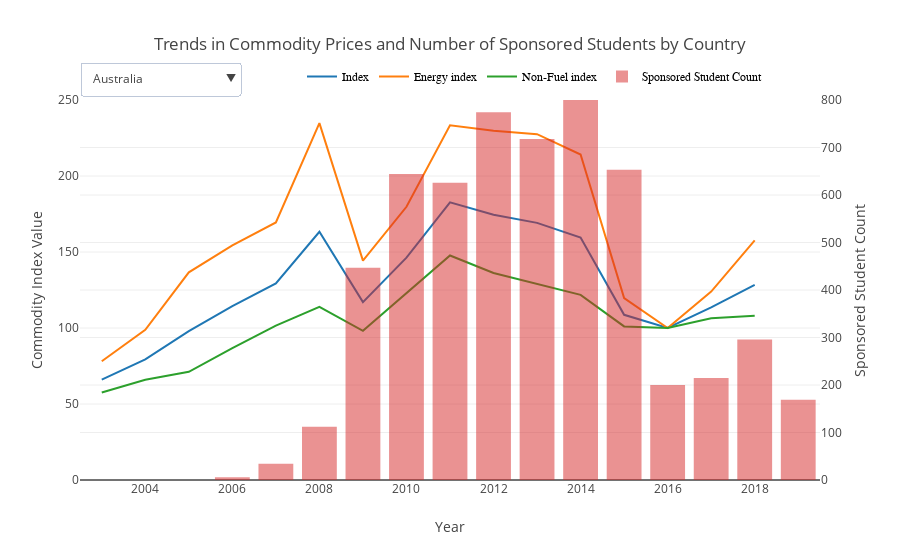

The code cell stored with this chart in its notebook:
### Code cell
traces = []

# Adding predictor lines
for predictor in predictors:
    traces.append(
        go.Scatter(
            x=predictors_yearly_df.index.values,
            y=predictors_yearly_df[predictor].values,
            name=predictor,
            mode='lines'
        ),
    )

# Adding response bar-chart by country
#countries = np.sort(response_df.country.unique())
countries = top_countries
visibility = True
for country in countries:
    df = response_df[response_df.country == country]
    x = df.year.values
    traces.append(go.Bar(
        x=x,
        y=df.students_count,
        yaxis='y2',
        visible=visibility,
        name='Sponsored Student Count',
        opacity = 0.5))
    visibility = False


# Adding dropdown menu    
buttons = []
pr_count = len(predictors)
for idx, county in enumerate(countries):
    mask = [True] * pr_count + [False] * len(countries)
    mask[pr_count + idx] = True
    buttons.append(
        dict(
            label = county,
            method = 'update',
            args = [{'visible': mask}]
        )
    )
    
    
layout = dict(
    title = 'Trends in Commodity Prices and Number of Sponsored Students by Country',
    xaxis = dict(title = 'Year'),
    
    yaxis = dict(
        title = 'Commodity Index Value',
        range = [0, 250]
    ),
    
    yaxis2 = dict(
        title='Sponsored Student Count',
        overlaying='y',
        side='right',
        range=[0,800]
        #position=0.15
    ),
    updatemenus = list([dict(
            active=0,
            pad = {'r': 0, 't': 0},
            x = 0.0,
            xanchor = 'left',
            y = 1.1,
            yanchor = 'top',
            buttons=buttons)]),
    legend=dict(
        x=0.3,
        y=1.1,
        traceorder='normal',
        font=dict(
            family='sans-serif',
            size=12,
            color='#000'
        ),
        orientation="h"
    )
,
)


fig = dict(data=traces, layout=layout)

iplot(fig)

### Figure 1 — Plotly figure (JSON) as saved in the notebook; plotly's stock layout.template omitted (floating-point values rounded to 4 significant figures)
{"data": [{"mode": "lines", "name": "Index", "type": "scatter", "uid": "171a607c-5a9c-4a47-af6a-4cb4732f58c6", "x": [2003, 2004, 2005, 2006, 2007, 2008, 2009, 2010, 2011, 2012, 2013, 2014, 2015, 2016, 2017, 2018], "y": [65.99, 79.37, 97.94, 114.4, 129.3, 163.3, 117.0, 146.3, 182.7, 174.5, 169.2, 159.6, 108.7, 100.0, 113.6, 128.4]}, {"mode": "lines", "name": "Energy index", "type": "scatter", "uid": "6b451704-dc95-4068-9a43-43b6a86c9e6e", "x": [2003, 2004, 2005, 2006, 2007, 2008, 2009, 2010, 2011, 2012, 2013, 2014, 2015, 2016, 2017, 2018], "y": [78.15, 98.81, 136.6, 154.3, 169.4, 234.8, 144.3, 179.8, 233.3, 229.8, 227.5, 214.2, 119.7, 100.0, 123.9, 157.7]}, {"mode": "lines", "name": "Non-Fuel index", "type": "scatter", "uid": "4ed3f1b8-2b7a-4e5b-87a5-c1ebf63c71c3", "x": [2003, 2004, 2005, 2006, 2007, 2008, 2009, 2010, 2011, 2012, 2013, 2014, 2015, 2016, 2017, 2018], "y": [57.58, 65.94, 71.19, 86.73, 101.5, 113.9, 98.14, 123.1, 147.7, 136.2, 128.8, 121.8, 101.1, 100.0, 106.4, 108.1]}, {"name": "Sponsored Student Count", "opacity": 0.5, "type": "bar", "uid": "c95b2232-cc0f-4956-bf87-0c39934b1595", "visible": true, "x": [2003, 2004, 2005, 2006, 2007, 2008, 2009, 2010, 2011, 2012, 2013, 2014, 2015, 2016, 2017, 2018, 2019], "y": [0, 0, 0, 6, 34, 112, 447, 644, 626, 774, 718, 870, 653, 200, 215, 296, 169], "yaxis": "y2"}, {"name": "Sponsored Student Count", "opacity": 0.5, "type": "bar", "uid": "7fc40307-9a3a-4f05-9063-abdd57f90ff4", "visible": false, "x": [2003, 2004, 2005, 2006, 2007, 2008, 2009, 2010, 2011, 2012, 2013, 2014, 2015, 2016, 2017, 2018, 2019], "y": [1, 0, 100, 113, 355, 471, 982, 829, 244, 284, 249, 435, 312, 166, 69, 81, 64], "yaxis": "y2"}, {"name": "Sponsored Student Count", "opacity": 0.5, "type": "bar", "uid": "325b2b87-b5ad-46a2-b4b5-e02f1d1ed121", "visible": false, "x": [2003, 2004, 2005, 2006, 2007, 2008, 2009, 2010, 2011, 2012, 2013, 2014, 2015, 2016, 2017, 2018, 2019], "y": [0, 0, 0, 7, 4, 10, 88, 130, 164, 122, 97, 118, 85, 79, 65, 60, 29], "yaxis": "y2"}, {"name": "Sponsored Student Count", "opacity": 0.5, "type": "bar", "uid": "8b41aa23-17cc-4ff9-b258-81c22b89a9b4", "visible": false, "x": [2003, 2004, 2005, 2006, 2007, 2008, 2009, 2010, 2011, 2012, 2013, 2014, 2015, 2016, 2017, 2018, 2019], "y": [0, 0, 0, 0, 0, 6, 102, 87, 83, 115, 183, 125, 100, 88, 76, 36, 14], "yaxis": "y2"}, {"name": "Sponsored Student Count", "opacity": 0.5, "type": "bar", "uid": "454728b0-51bf-414d-b067-feaa07078333", "visible": false, "x": [2003, 2004, 2005, 2006, 2007, 2008, 2009, 2010, 2011, 2012, 2013, 2014, 2015, 2016, 2017, 2018, 2019], "y": [6, 0, 0, 0, 0, 7, 9, 20, 6, 21, 49, 69, 102, 192, 96, 169, 49], "yaxis": "y2"}, {"name": "Sponsored Student Count", "opacity": 0.5, "type": "bar", "uid": "3f11c0d0-59c7-4e18-aece-d9fd3de1373a", "visible": false, "x": [2003, 2004, 2005, 2006, 2007, 2008, 2009, 2010, 2011, 2012, 2013, 2014, 2015, 2016, 2017, 2018, 2019], "y": [0, 0, 0, 0, 0, 0, 0, 0, 0, 19, 272, 322, 125, 21, 0, 0, 2], "yaxis": "y2"}, {"name": "Sponsored Student Count", "opacity": 0.5, "type": "bar", "uid": "a8350861-521c-4b3e-a9fc-6ba2d715a2c6", "visible": false, "x": [2003, 2004, 2005, 2006, 2007, 2008, 2009, 2010, 2011, 2012, 2013, 2014, 2015, 2016, 2017, 2018, 2019], "y": [0, 0, 0, 2, 20, 32, 53, 80, 41, 35, 63, 36, 43, 35, 24, 30, 9], "yaxis": "y2"}, {"name": "Sponsored Student Count", "opacity": 0.5, "type": "bar", "uid": "e58fa12f-5c81-4349-9d4f-e6935f984fb3", "visible": false, "x": [2003, 2004, 2005, 2006, 2007, 2008, 2009, 2010, 2011, 2012, 2013, 2014, 2015, 2016, 2017, 2018, 2019], "y": [0, 0, 0, 0, 0, 0, 0, 0, 0, 52, 188, 128, 98, 20, 0, 0, 0], "yaxis": "y2"}, {"name": "Sponsored Student Count", "opacity": 0.5, "type": "bar", "uid": "7aee60c8-97fd-4d9f-85c1-c93dee792e94", "visible": false, "x": [2003, 2004, 2005, 2006, 2007, 2008, 2009, 2010, 2011, 2012, 2013, 2014, 2015, 2016, 2017, 2018, 2019], "y": [0, 0, 0, 2, 3, 2, 6, 21, 20, 30, 66, 69, 58, 70, 56, 57, 2], "yaxis": "y2"}, {"name": "Sponsored Student Count", "opacity": 0.5, "type": "bar", "uid": "92cfaaab-ed7a-4c16-9d14-48081bdc021f", "visible": false, "x": [2003, 2004, 2005, 2006, 2007, 2008, 2009, 2010, 2011, 2012, 2013, 2014, 2015, 2016, 2017, 2018, 2019], "y": [0, 0, 0, 0, 0, 0, 30, 32, 31, 18, 37, 25, 21, 23, 45, 31, 22], "yaxis": "y2"}, {"name": "Sponsored Student Count", "opacity": 0.5, "type": "bar", "uid": "047d160e-92f5-408f-81b5-645e475cf28d", "visible": false, "x": [2003, 2004, 2005, 2006, 2007, 2008, 2009, 2010, 2011, 2012, 2013, 2014, 2015, 2016, 2017, 2018, 2019], "y": [0, 0, 0, 0, 7, 0, 19, 22, 31, 23, 13, 17, 35, 25, 13, 0, 6], "yaxis": "y2"}, {"name": "Sponsored Student Count", "opacity": 0.5, "type": "bar", "uid": "61c4329f-57ce-4919-9535-0014d8d1c017", "visible": false, "x": [2003, 2004, 2005, 2006, 2007, 2008, 2009, 2010, 2011, 2012, 2013, 2014, 2015, 2016, 2017, 2018, 2019], "y": [0, 2, 19, 20, 25, 24, 6, 0, 4, 3, 3, 16, 0, 6, 9, 4, 0], "yaxis": "y2"}, {"name": "Sponsored Student Count", "opacity": 0.5, "type": "bar", "uid": "5a0ab474-fed2-4fdd-9bea-d5b7fd37b40c", "visible": false, "x": [2003, 2004, 2005, 2006, 2007, 2008, 2009, 2010, 2011, 2012, 2013, 2014, 2015, 2016, 2017, 2018, 2019], "y": [0, 0, 0, 0, 0, 0, 0, 0, 0, 0, 0, 0, 0, 10, 8, 39, 64], "yaxis": "y2"}, {"name": "Sponsored Student Count", "opacity": 0.5, "type": "bar", "uid": "cd475d53-7ffb-4254-91cc-3ac7ffb1a1ef", "visible": false, "x": [2003, 2004, 2005, 2006, 2007, 2008, 2009, 2010, 2011, 2012, 2013, 2014, 2015, 2016, 2017, 2018, 2019], "y": [0, 0, 0, 0, 0, 0, 0, 0, 0, 0, 0, 10, 33, 10, 0, 16, 22], "yaxis": "y2"}, {"name": "Sponsored Student Count", "opacity": 0.5, "type": "bar", "uid": "e38d4c7a-bbbb-4beb-99c8-af708305390b", "visible": false, "x": [2003, 2004, 2005, 2006, 2007, 2008, 2009, 2010, 2011, 2012, 2013, 2014, 2015, 2016, 2017, 2018, 2019], "y": [0, 0, 0, 0, 23, 11, 6, 0, 6, 1, 0, 8, 15, 4, 8, 8, 0], "yaxis": "y2"}, {"name": "Sponsored Student Count", "opacity": 0.5, "type": "bar", "uid": "8053a0e7-0a5f-4b49-90d9-696fed5a8a6c", "visible": false, "x": [2003, 2004, 2005, 2006, 2007, 2008, 2009, 2010, 2011, 2012, 2013, 2014, 2015, 2016, 2017, 2018, 2019], "y": [0, 0, 0, 5, 7, 12, 6, 6, 2, 7, 6, 2, 4, 9, 8, 6, 7], "yaxis": "y2"}, {"name": "Sponsored Student Count", "opacity": 0.5, "type": "bar", "uid": "ac82f96f-1dd3-4e84-a0a2-ac004a62b8e2", "visible": false, "x": [2003, 2004, 2005, 2006, 2007, 2008, 2009, 2010, 2011, 2012, 2013, 2014, 2015, 2016, 2017, 2018, 2019], "y": [0, 0, 0, 0, 0, 12, 8, 4, 5, 7, 5, 16, 13, 0, 4, 8, 5], "yaxis": "y2"}, {"name": "Sponsored Student Count", "opacity": 0.5, "type": "bar", "uid": "40670630-7ce2-463a-8ddf-9de00f9fd179", "visible": false, "x": [2003, 2004, 2005, 2006, 2007, 2008, 2009, 2010, 2011, 2012, 2013, 2014, 2015, 2016, 2017, 2018, 2019], "y": [0, 0, 0, 2, 3, 13, 5, 3, 2, 12, 3, 9, 8, 13, 10, 0, 3], "yaxis": "y2"}, {"name": "Sponsored Student Count", "opacity": 0.5, "type": "bar", "uid": "04fedf54-afc3-48cf-905c-bebb7ec60327", "visible": false, "x": [2003, 2004, 2005, 2006, 2007, 2008, 2009, 2010, 2011, 2012, 2013, 2014, 2015, 2016, 2017, 2018, 2019], "y": [0, 0, 0, 0, 0, 0, 7, 1, 9, 5, 11, 7, 4, 16, 0, 0, 0], "yaxis": "y2"}, {"name": "Sponsored Student Count", "opacity": 0.5, "type": "bar", "uid": "44330592-6d9a-48f9-801a-d8212824bf89", "visible": false, "x": [2003, 2004, 2005, 2006, 2007, 2008, 2009, 2010, 2011, 2012, 2013, 2014, 2015, 2016, 2017, 2018, 2019], "y": [0, 0, 0, 2, 7, 0, 4, 0, 5, 12, 3, 13, 0, 8, 0, 3, 0], "yaxis": "y2"}, {"name": "Sponsored Student Count", "opacity": 0.5, "type": "bar", "uid": "041d3766-96cf-48ad-871c-0db9d30af43d", "visible": false, "x": [2003, 2004, 2005, 2006, 2007, 2008, 2009, 2010, 2011, 2012, 2013, 2014, 2015, 2016, 2017, 2018, 2019], "y": [0, 0, 0, 0, 0, 2, 3, 7, 9, 2, 7, 2, 3, 2, 7, 10, 2], "yaxis": "y2"}, {"name": "Sponsored Student Count", "opacity": 0.5, "type": "bar", "uid": "d9e9a5a7-8b6a-4357-8f1b-a3275922c80c", "visible": false, "x": [2003, 2004, 2005, 2006, 2007, 2008, 2009, 2010, 2011, 2012, 2013, 2014, 2015, 2016, 2017, 2018, 2019], "y": [0, 0, 0, 2, 3, 0, 13, 8, 8, 2, 10, 2, 0, 0, 0, 0, 0], "yaxis": "y2"}, {"name": "Sponsored Student Count", "opacity": 0.5, "type": "bar", "uid": "2491a013-6327-4d99-86aa-561c0b9c0945", "visible": false, "x": [2003, 2004, 2005, 2006, 2007, 2008, 2009, 2010, 2011, 2012, 2013, 2014, 2015, 2016, 2017, 2018, 2019], "y": [0, 0, 0, 0, 0, 11, 5, 6, 4, 15, 0, 0, 0, 0, 0, 0, 0], "yaxis": "y2"}, {"name": "Sponsored Student Count", "opacity": 0.5, "type": "bar", "uid": "ea55ecf7-3bbe-4a5e-b4ea-cdb92db43f50", "visible": false, "x": [2003, 2004, 2005, 2006, 2007, 2008, 2009, 2010, 2011, 2012, 2013, 2014, 2015, 2016, 2017, 2018, 2019], "y": [0, 0, 0, 0, 0, 5, 15, 3, 1, 2, 0, 3, 0, 0, 0, 0, 5], "yaxis": "y2"}, {"name": "Sponsored Student Count", "opacity": 0.5, "type": "bar", "uid": "63850901-cca8-4197-a772-ec26ebc5b080", "visible": false, "x": [2003, 2004, 2005, 2006, 2007, 2008, 2009, 2010, 2011, 2012, 2013, 2014, 2015, 2016, 2017, 2018, 2019], "y": [0, 0, 0, 0, 0, 14, 2, 0, 5, 0, 7, 0, 0, 0, 0, 2, 3], "yaxis": "y2"}, {"name": "Sponsored Student Count", "opacity": 0.5, "type": "bar", "uid": "b8f67fc3-1e1e-4280-bf02-a65c66ee6039", "visible": false, "x": [2003, 2004, 2005, 2006, 2007, 2008, 2009, 2010, 2011, 2012, 2013, 2014, 2015, 2016, 2017, 2018, 2019], "y": [0, 0, 0, 0, 0, 0, 5, 7, 5, 1, 3, 2, 1, 0, 2, 2, 0], "yaxis": "y2"}, {"name": "Sponsored Student Count", "opacity": 0.5, "type": "bar", "uid": "7810fd39-3070-4f8b-b781-cf254ed54d65", "visible": false, "x": [2003, 2004, 2005, 2006, 2007, 2008, 2009, 2010, 2011, 2012, 2013, 2014, 2015, 2016, 2017, 2018, 2019], "y": [0, 0, 0, 0, 0, 0, 0, 4, 8, 0, 0, 0, 0, 0, 7, 3, 3], "yaxis": "y2"}, {"name": "Sponsored Student Count", "opacity": 0.5, "type": "bar", "uid": "81471db0-dcdb-453f-ab28-a3b04f8a94de", "visible": false, "x": [2003, 2004, 2005, 2006, 2007, 2008, 2009, 2010, 2011, 2012, 2013, 2014, 2015, 2016, 2017, 2018, 2019], "y": [0, 0, 0, 0, 0, 0, 7, 0, 2, 0, 0, 2, 1, 4, 0, 3, 6], "yaxis": "y2"}, {"name": "Sponsored Student Count", "opacity": 0.5, "type": "bar", "uid": "7e34228f-b266-4074-bdbd-abe78936f962", "visible": false, "x": [2003, 2004, 2005, 2006, 2007, 2008, 2009, 2010, 2011, 2012, 2013, 2014, 2015, 2016, 2017, 2018, 2019], "y": [0, 0, 0, 0, 0, 0, 0, 0, 0, 0, 0, 12, 3, 4, 0, 2, 0], "yaxis": "y2"}, {"name": "Sponsored Student Count", "opacity": 0.5, "type": "bar", "uid": "7c7eb9fd-40c3-40cc-920c-30d2ce9728e9", "visible": false, "x": [2003, 2004, 2005, 2006, 2007, 2008, 2009, 2010, 2011, 2012, 2013, 2014, 2015, 2016, 2017, 2018, 2019], "y": [0, 0, 0, 0, 0, 0, 0, 0, 3, 2, 0, 2, 4, 2, 3, 3, 1], "yaxis": "y2"}], "layout": {"legend": {"font": {"color": "#000", "family": "sans-serif", "size": 12}, "orientation": "h", "traceorder": "normal", "x": 0.3, "y": 1.1}, "title": {"text": "Trends in Commodity Prices and Number of Sponsored Students by Country"}, "updatemenus": [{"active": 0, "buttons": [{"args": [{"visible": [true, true, true, true, false, false, false, false, false, false, false, false, false, false, false, false, false, false, false, false, false, false, false, false, false, false, false, false, false, false, false, false, false]}], "label": "Australia", "method": "update"}, {"args": [{"visible": [true, true, true, false, true, false, false, false, false, false, false, false, false, false, false, false, false, false, false, false, false, false, false, false, false, false, false, false, false, false, false, false, false]}], "label": "Malaysia", "method": "update"}, {"args": [{"visible": [true, true, true, false, false, true, false, false, false, false, false, false, false, false, false, false, false, false, false, false, false, false, false, false, false, false, false, false, false, false, false, false, false]}], "label": "Saudi Arabia", "method": "update"}, {"args": [{"visible": [true, true, true, false, false, false, true, false, false, false, false, false, false, false, false, false, false, false, false, false, false, false, false, false, false, false, false, false, false, false, false, false, false]}], "label": "Chile", "method": "update"}, {"args": [{"visible": [true, true, true, false, false, false, false, true, false, false, false, false, false, false, false, false, false, false, false, false, false, false, false, false, false, false, false, false, false, false, false, false, false]}], "label": "Indonesia", "method": "update"}, {"args": [{"visible": [true, true, true, false, false, false, false, false, true, false, false, false, false, false, false, false, false, false, false, false, false, false, false, false, false, false, false, false, false, false, false, false, false]}], "label": "Ecuador", "method": "update"}, {"args": [{"visible": [true, true, true, false, false, false, false, false, false, true, false, false, false, false, false, false, false, false, false, false, false, false, false, false, false, false, false, false, false, false, false, false, false]}], "label": "Singapore", "method": "update"}, {"args": [{"visible": [true, true, true, false, false, false, false, false, false, false, true, false, false, false, false, false, false, false, false, false, false, false, false, false, false, false, false, false, false, false, false, false, false]}], "label": "Brazil", "method": "update"}, {"args": [{"visible": [true, true, true, false, false, false, false, false, false, false, false, true, false, false, false, false, false, false, false, false, false, false, false, false, false, false, false, false, false, false, false, false, false]}], "label": "Mexico", "method": "update"}, {"args": [{"visible": [true, true, true, false, false, false, false, false, false, false, false, false, true, false, false, false, false, false, false, false, false, false, false, false, false, false, false, false, false, false, false, false, false]}], "label": "Colombia", "method": "update"}, {"args": [{"visible": [true, true, true, false, false, false, false, false, false, false, false, false, false, true, false, false, false, false, false, false, false, false, false, false, false, false, false, false, false, false, false, false, false]}], "label": "Brunei Darussalam", "method": "update"}, {"args": [{"visible": [true, true, true, false, false, false, false, false, false, false, false, false, false, false, true, false, false, false, false, false, false, false, false, false, false, false, false, false, false, false, false, false, false]}], "label": "Botswana", "method": "update"}, {"args": [{"visible": [true, true, true, false, false, false, false, false, false, false, false, false, false, false, false, true, false, false, false, false, false, false, false, false, false, false, false, false, false, false, false, false, false]}], "label": "Paraguay", "method": "update"}, {"args": [{"visible": [true, true, true, false, false, false, false, false, false, false, false, false, false, false, false, false, true, false, false, false, false, false, false, false, false, false, false, false, false, false, false, false, false]}], "label": "Peru", "method": "update"}, {"args": [{"visible": [true, true, true, false, false, false, false, false, false, false, false, false, false, false, false, false, false, true, false, false, false, false, false, false, false, false, false, false, false, false, false, false, false]}], "label": "Mauritius", "method": "update"}, {"args": [{"visible": [true, true, true, false, false, false, false, false, false, false, false, false, false, false, false, false, false, false, true, false, false, false, false, false, false, false, false, false, false, false, false, false, false]}], "label": "Thailand", "method": "update"}, {"args": [{"visible": [true, true, true, false, false, false, false, false, false, false, false, false, false, false, false, false, false, false, false, true, false, false, false, false, false, false, false, false, false, false, false, false, false]}], "label": "United Arab Emirates", "method": "update"}, {"args": [{"visible": [true, true, true, false, false, false, false, false, false, false, false, false, false, false, false, false, false, false, false, false, true, false, false, false, false, false, false, false, false, false, false, false, false]}], "label": "Oman", "method": "update"}, {"args": [{"visible": [true, true, true, false, false, false, false, false, false, false, false, false, false, false, false, false, false, false, false, false, false, true, false, false, false, false, false, false, false, false, false, false, false]}], "label": "Iraq", "method": "update"}, {"args": [{"visible": [true, true, true, false, false, false, false, false, false, false, false, false, false, false, false, false, false, false, false, false, false, false, true, false, false, false, false, false, false, false, false, false, false]}], "label": "Viet Nam", "method": "update"}, {"args": [{"visible": [true, true, true, false, false, false, false, false, false, false, false, false, false, false, false, false, false, false, false, false, false, false, false, true, false, false, false, false, false, false, false, false, false]}], "label": "Kazakhstan", "method": "update"}, {"args": [{"visible": [true, true, true, false, false, false, false, false, false, false, false, false, false, false, false, false, false, false, false, false, false, false, false, false, true, false, false, false, false, false, false, false, false]}], "label": "Libya", "method": "update"}, {"args": [{"visible": [true, true, true, false, false, false, false, false, false, false, false, false, false, false, false, false, false, false, false, false, false, false, false, false, false, true, false, false, false, false, false, false, false]}], "label": "Iran", "method": "update"}, {"args": [{"visible": [true, true, true, false, false, false, false, false, false, false, false, false, false, false, false, false, false, false, false, false, false, false, false, false, false, false, true, false, false, false, false, false, false]}], "label": "Pakistan", "method": "update"}, {"args": [{"visible": [true, true, true, false, false, false, false, false, false, false, false, false, false, false, false, false, false, false, false, false, false, false, false, false, false, false, false, true, false, false, false, false, false]}], "label": "Turkey", "method": "update"}, {"args": [{"visible": [true, true, true, false, false, false, false, false, false, false, false, false, false, false, false, false, false, false, false, false, false, false, false, false, false, false, false, false, true, false, false, false, false]}], "label": "Philippines", "method": "update"}, {"args": [{"visible": [true, true, true, false, false, false, false, false, false, false, false, false, false, false, false, false, false, false, false, false, false, false, false, false, false, false, false, false, false, true, false, false, false]}], "label": "Kuwait", "method": "update"}, {"args": [{"visible": [true, true, true, false, false, false, false, false, false, false, false, false, false, false, false, false, false, false, false, false, false, false, false, false, false, false, false, false, false, false, true, false, false]}], "label": "Maldives", "method": "update"}, {"args": [{"visible": [true, true, true, false, false, false, false, false, false, false, false, false, false, false, false, false, false, false, false, false, false, false, false, false, false, false, false, false, false, false, false, true, false]}], "label": "Azerbaijan", "method": "update"}, {"args": [{"visible": [true, true, true, false, false, false, false, false, false, false, false, false, false, false, false, false, false, false, false, false, false, false, false, false, false, false, false, false, false, false, false, false, true]}], "label": "Japan", "method": "update"}], "pad": {"r": 0, "t": 0}, "x": 0, "xanchor": "left", "y": 1.1, "yanchor": "top"}], "xaxis": {"title": {"text": "Year"}}, "yaxis": {"range": [0, 250], "title": {"text": "Commodity Index Value"}}, "yaxis2": {"overlaying": "y", "range": [0, 800], "side": "right", "title": {"text": "Sponsored Student Count"}}}}
